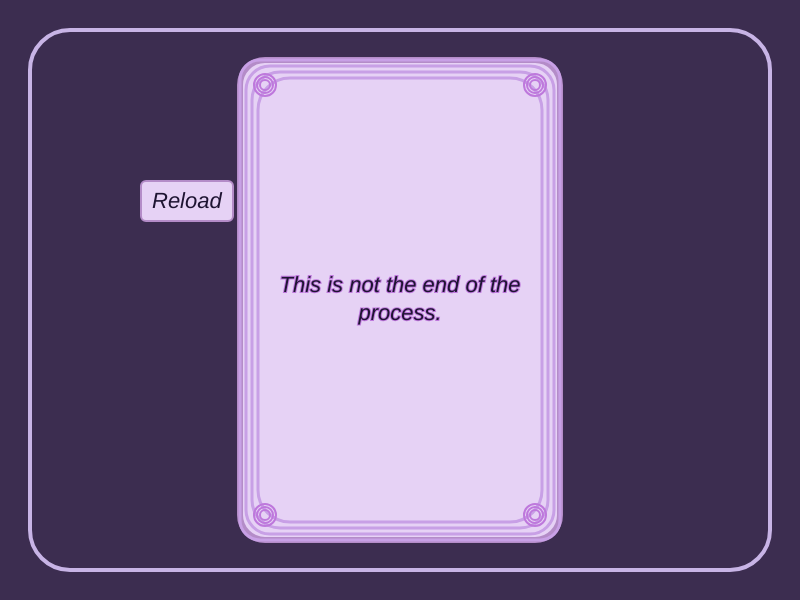
Frame 1 (no input)
Frame 2 (the mouse pressed at the canvas centre, redrawn once): identical to frame 1, image omitted

The p5.js sketch that drew this single still picture (run headless with seeded random() and noise() and a simulated clock; the mouse was pressed at the canvas centre and the sketch redrawn once):

// p5.js sketch
// ── sketch.js

let pick;
let pickfunc;
let reload;
let gvibes = [];
let bvibes = [];
let nvibes = [];
let vibes = [];

let cardX, cardY, cardW, cardH;

function setup() {
    createCanvas(800, 600);

    cardX = width / 2;
    cardY = height / 2;
    cardW = 320;
    cardH = 480;

    reload = createButton("Reload");
    reload.position(cardX - cardW + 60, cardY - cardH/2 + 120); // top-right corner
    reload.style("font-size", "22px");
    reload.style("color", "#1E1432");          // match tarot quote color
    reload.style("font-style", "italic");      // match tarot quote style
    reload.style("padding", "6px 10px");
    reload.style("background-color", "#E6D2F5");
    reload.style("border", "2px solid #B48CC8");
    reload.style("border-radius", "6px");
    reload.mousePressed(reloadCard); // call function on click

    choice();
    noLoop();
}

function draw() {
    // Mystical background
    background(60, 45, 80);

    // Decorative frame on the background
    drawBackgroundBorder();

    drawTarotCard(cardX, cardY, cardW, cardH);

    // Draw quote in the center of the card
    fill(30, 20, 50);
    textSize(22);
    textAlign(CENTER, CENTER);
    textStyle(ITALIC);
    text(pick, cardX, cardY, cardW - 60, cardH - 80); 
}

function goodvibes() {
    gvibes.push("You are closer than you think." , "Your attention is shaping the outcome." , 
        "Trust what is already working." , "You have survived every version of this before." ,
        "The pattern is opening, not closing.");
    pick = random(gvibes);
    print(pick);
}


function badvibes() {
    bvibes.push("What you ignore is becoming louder." , "This feeling is trying to tell you something." , 
        "Certainty will cost you more than doubt." , "The answer arrived before you were ready." , 
        "You are standing too close to see the whole picture.");
    pick = random(bvibes);
    print(pick);
}



function neutralvibes() {
    nvibes.push("What you are noticing is not accidental." , "This is not the end of the process." , 
        "Stillness counts as movement." , "You are allowed to pause without explanation." ,
        "Not everything needs to be resolved today.");
    pick = random(nvibes);
    print(pick);
}


function choice() {
    vibes.push(goodvibes, badvibes, neutralvibes);
    pickfunc = random(vibes);
    pickfunc();
}

function drawTarotCard(x, y, w, h) {
    rectMode(CENTER);

    // Card base color (soft mystical lavender)
    fill(230, 210, 245);
    stroke(180, 140, 200);
    strokeWeight(6);
    rect(x, y, w, h, 25);

    // Ornamental inner border
    noFill();
    stroke(200, 160, 230);
    strokeWeight(3);
    for (let i = 0; i < 4; i++) {
        let offset = i * 12;
        rect(x, y, w - offset, h - offset, 20 + i*4);
    }

  // Corner filigree loops
    stroke(190, 120, 220);
    strokeWeight(2);
    for (let xMult of [-1,1]) {
        for (let yMult of [-1,1]) {
        let cx = x + xMult*(w/2 - 25);
        let cy = y + yMult*(h/2 - 25);
        noFill();
        for (let j = 0; j < 3; j++) {
            ellipse(cx, cy, 10 + j*6, 10 + j*6);
            }
        }
    }
}

// Decorative border/frame around the card
function drawBackgroundBorder() {
    stroke(200, 180, 230);
    strokeWeight(4);
    noFill();
    let margin = 30;       // distance from canvas edge
    let cornerRadius = 40; // smooth corners
    rectMode(CENTER);
    rect(width/2, height/2, width - margin*2, height - margin*2, cornerRadius);
}

function reloadCard() {
  choice(); // pick a new quote
  redraw(); // redraw the canvas with the new quote
}
